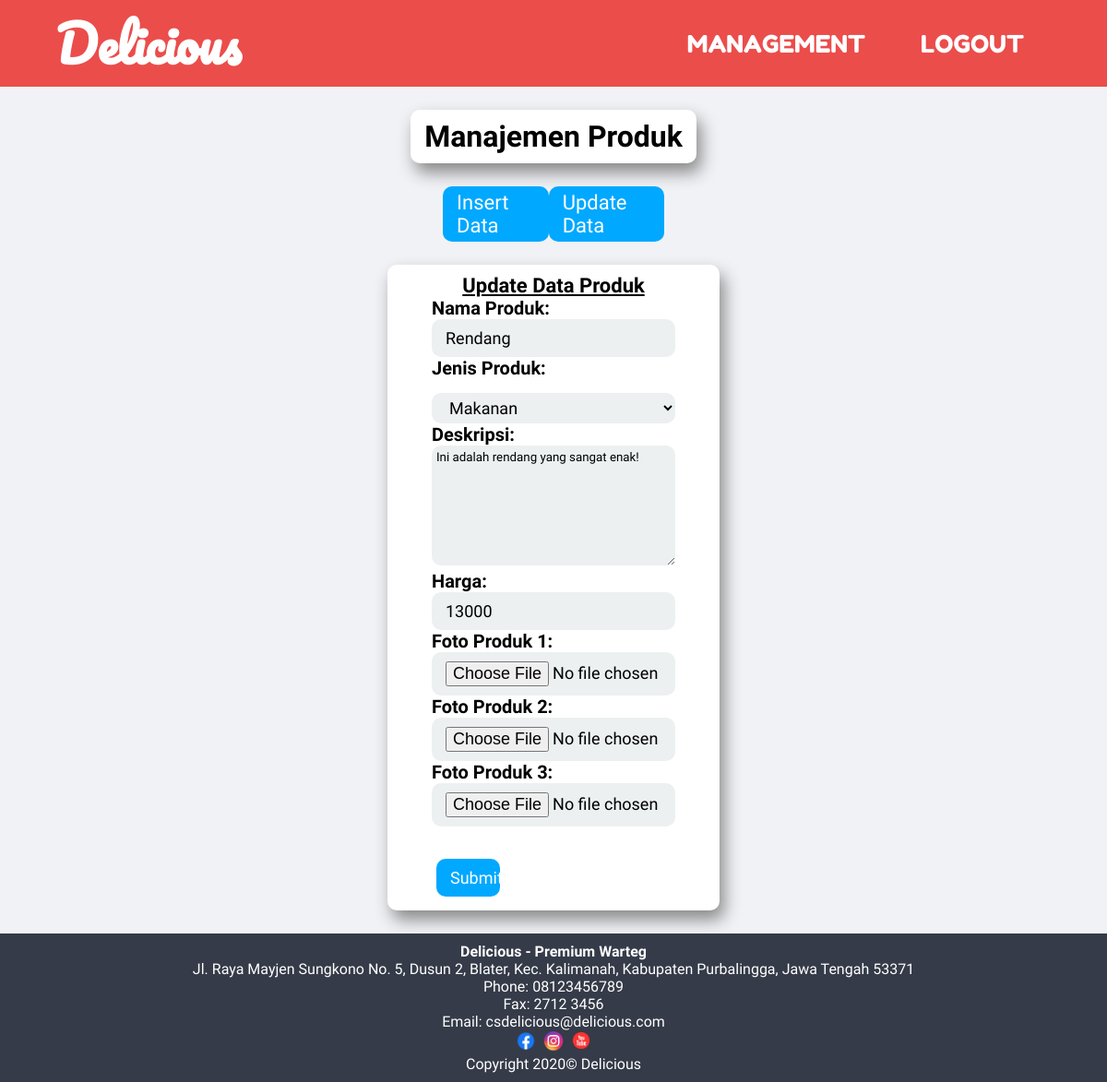
The page /management-food-update.php?id_produk=3 (signed in) on the database its author committed.
### tables this page shows
CREATE TABLE `produk` (
  `id_produk` int(11) NOT NULL,
  `nama_produk` varchar(40) NOT NULL,
  `jenis_produk` enum('makanan','minuman') NOT NULL,
  `deskripsi` varchar(1000) NOT NULL,
  `harga` int(11) NOT NULL,
  `status` enum('aktif','nonaktif') NOT NULL
);

### include/class/connect.php (called while the page is built, shortened)
<?php
    class Dbh{
        protected function connect(){
            $this->servername = "localhost";
            $this->username = "root";
            $this->password = "";
            $this->dbname = "delicious";
            $conn = new mysqli($this->servername,$this->username,$this->password,$this->dbname);
            return $conn;
        }
    }
?>

### include/class/product.php (called while the page is built, shortened)
<?php
    class Product extends Dbh{
        public function showSingleProduct($id_produk){
            $sql = "SELECT * FROM produk WHERE id_produk = $id_produk";
            $execute = $this->connect()->query($sql);
            if($execute->num_rows > 0){
                $result = $execute->fetch_assoc();
                return $result;
            }else{
                $execute->close();
                return false;
            }
        }
    }
?>

### management-food-update.php (the view, shortened to what this page needs)
<?php
    include ('include/class/connect.php');
    include ('include/class/product.php');
?>
<?php
    $product = new Product();
?>
<?php
    if(isset($_GET['id_produk'])){
        $id_produk = $_GET['id_produk'];
        $result = $product->showSingleProduct($id_produk);
    }else{
        header("location:management-food.php");
    }
?>
<!DOCTYPE html>
<html lang="en">
<head>
    <?php include ('include/head.php'); ?>
    <link rel="stylesheet" href="style/management-data.css" type="text/css">
</head>
<body>
    <?php include ('include/nav.php') ?>
    <main>
        <div class="main-container">
            <h1 class="title">Manajemen Produk</h1>
            <div class="management-button-main-container">
                <a href="management-food-insert.php" class="blue-button">Insert Data</a>
                <a href="management-food.php" class="blue-button">Update Data</a>
            </div>
            <div class="sub-container">
                <h3 class="sub-title">Update Data Produk</h3>
                <div class="insert-form">
                    <form action="" method="POST" enctype="multipart/form-data">
                        <label for="namaProduk">Nama Produk:</h3>
                        <input type="text" id="namaProduk" name="namaProduk" maxlength="40" value='<?php echo $result['nama_produk'] ?>' required>
                        <label for="jenisProduk" required>Jenis Produk:</label>
                        <select name="jenisProduk" class="option">
                            <option value='makanan'>Makanan</option>
                        </select>
                        <label for="deskripsi">Deskripsi:</label>
                        <textarea name ="deskripsi" class="textArea" placeholder="Deskripsi makanan..." rows="8" required><?php echo $result['deskripsi'] ?></textarea>
                        <label for="harga">Harga:</h3>
                        <input type="number" id="harga" name="harga" value='<?php echo $result['harga'] ?>' required>
                        <label for="fotoProduk1">Foto Produk 1:</label>
                        <input id="fotoProduk1" name="fotoProduk1" type="file">
                        <label for="fotoProduk2">Foto Produk 2:</label>
                        <input id="fotoProduk2" name="fotoProduk2" type="file">
                        <label for="fotoProduk3">Foto Produk 3:</label>
                        <input id="fotoProduk3" name="fotoProduk3" type="file">
                        <div class="submit-button">
                            <input type="submit" value="Submit" name="submit" class="submit-button">
                        </div>
                    </form>
                </div>
            </div>
        </div>
    </main>
    <?php include ('include/footer.php') ?>
</body>
</html>

### style/index.css (style rules this page uses)
* { margin: 0; padding: 0; box-sizing: border-box; font-family: 'Baloo Tamma 2', cursive; }
body { width: 100%; height: 100%; display: flex; flex-direction: column; justify-content: space-between; align-items: center; min-height: 100vh; }
main { width: 100%; display: flex; flex-grow: 1; background-color:#f1f2f6; }

### style/management-data.css (style rules this page uses)
main { justify-content: space-around; align-items: center; flex-direction: column; }
.main-container { margin: 25px 0; width: 100%; display: flex; justify-content: space-around; align-items: center; flex-direction: column; }
.title { padding: 10px 15px; background-color: white; border-radius: 10px; box-shadow: 5px 10px 18px #888888; }
.sub-title { text-decoration: underline; text-align: center; font-size: 22px; }
.management-button-main-container { width: 20%; display: flex; flex-direction: row; justify-content: space-around; align-items: center; margin: 25px 0; }
.sub-container { padding: 10px 15px; border-radius: 10px; width: 30%; display: flex; flex-direction: column; justify-content: center; align-items: center; background-color: white; box-shadow: 5px 10px 18px #888888; }
.option { width: 100%; font-size: 18px; padding: 5px 15px; border-radius: 10px; border: none; background-color: #ecf0f1; margin-top: 15px; }
.insert-form { width: 80%; display: flex; flex-direction: column; }
.insert-form label { margin-top: 15px; font-weight: bold; font-size: 20px; }
.insert-form input { width: 100%; font-size: 18px; padding: 10px 15px; border-radius: 10px; border: none; background-color: #ecf0f1 }
.textArea { width: 100%; border-radius: 10px; border: none; background-color: #ecf0f1; padding: 5px; }
.submit-button { border: none; width: 30%; border: none; margin-top: 15px; border-radius: 10px; font-size: 22px; padding: 5px; cursor: pointer; }
.submit-button input { color: white; background-color: #00a8ff; transition: 0.5s; }
.blue-button { text-decoration: none; font-size: 22px; color: white; padding: 5px 15px; background-color: #00a8ff; border-radius: 10px; transition: 0.5s; cursor: pointer; }

### rows shown on the page
produk: namaProduk "Rendang", deskripsi "Ini adalah rendang yang sangat enak!", harga "13000"
